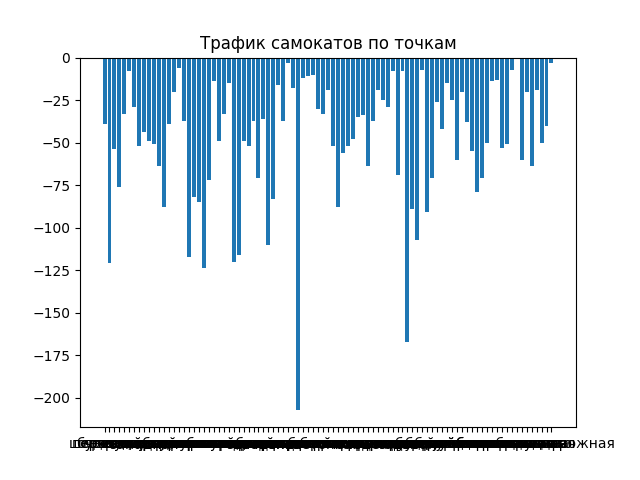

This chart was generated by the following Python code:
import  datetime
import pandas as pd
import matplotlib.pyplot as plt
import numpy


def hour_counter(arg):
    return int(datetime.datetime.strptime(arg, '%Y-%m-%d %H:%M:%S').hour)


df = pd.read_csv('rides_final.csv', sep=',', encoding='utf-8',
                 skipinitialspace=True, keep_default_na=False, na_values=('', ' '), decimal=',').fillna('NaN')

df['day'] = df['start_date'].apply(lambda arg: str(datetime.datetime.strptime(arg, '%Y-%m-%d %H:%M:%S').month) + str(
    datetime.datetime.strptime(arg, '%Y-%m-%d %H:%M:%S').day))
df['hour'] = df['start_date'].apply(lambda arg: hour_counter(arg))

starts_n_ends = {}
res = {}

for loc in df['start_location'].unique():
    starts_n_ends[loc] = []
    data_loc_start = df[df['start_location'] == loc]['hour'].value_counts()
    data_loc_end = df[df['end_location'] == loc]['hour'].value_counts()
    for hour in range(24):
        try:
            starts_n_ends[loc].append(data_loc_end[hour] - data_loc_start[hour])
        except KeyError as exp:
            pass
    try:
        starts_n_ends[loc] = numpy.cumsum(starts_n_ends[loc])
        res[loc] = min(starts_n_ends[loc])
    except Exception as exp:
        pass

plt.bar(res.keys(), res.values())
plt.title('Трафик самокатов по точкам')
plt.savefig('scooters_per_point.png')
